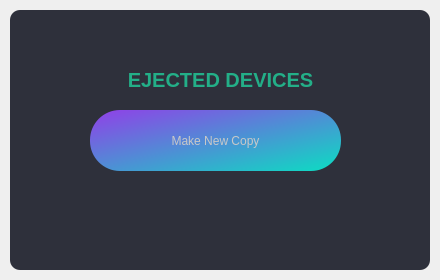
<?xml version="1.0" encoding="UTF-8"?>
<ui version="4.0">
 <class>MainWindow</class>
 <widget class="QMainWindow" name="MainWindow">
  <property name="geometry">
   <rect>
    <x>0</x>
    <y>0</y>
    <width>440</width>
    <height>280</height>
   </rect>
  </property>
  <property name="sizePolicy">
   <sizepolicy hsizetype="Fixed" vsizetype="Fixed">
    <horstretch>0</horstretch>
    <verstretch>0</verstretch>
   </sizepolicy>
  </property>
  <property name="minimumSize">
   <size>
    <width>440</width>
    <height>280</height>
   </size>
  </property>
  <property name="maximumSize">
   <size>
    <width>440</width>
    <height>280</height>
   </size>
  </property>
  <property name="windowTitle">
   <string>MainWindow</string>
  </property>
  <widget class="QWidget" name="newCopyWdg">
   <widget class="QFrame" name="darkBG">
    <property name="geometry">
     <rect>
      <x>10</x>
      <y>10</y>
      <width>420</width>
      <height>260</height>
     </rect>
    </property>
    <property name="styleSheet">
     <string notr="true">QFrame{
	background-color: rgb(46, 48, 59);
	color:rgb(220, 220, 220);
	border-radius: 10px;
}</string>
    </property>
    <property name="frameShape">
     <enum>QFrame::StyledPanel</enum>
    </property>
    <property name="frameShadow">
     <enum>QFrame::Raised</enum>
    </property>
    <widget class="QPushButton" name="newCoyPB">
     <property name="geometry">
      <rect>
       <x>80</x>
       <y>100</y>
       <width>251</width>
       <height>61</height>
      </rect>
     </property>
     <property name="styleSheet">
      <string notr="true">QPushButton {
    background-color: qlineargradient(spread:pad, x1:0, y1:0, x2:1, y2:1, stop:0 rgba(0, 0, 0, 255), stop:0.0138249 rgba(0, 0, 0, 255), stop:0.0184332 rgba(143, 66, 231, 255), stop:0.976959 rgba(14, 218, 195, 255), stop:1 rgba(255, 255, 255, 255));
	color: rgb(200, 200, 200);
	border-style: none;
	border-radius: 30px;
	text-align: center;
}
QPushButton::pressed {
    background-color: qlineargradient(spread:pad, x1:0, y1:0, x2:1, y2:1, stop:0 rgba(222, 151, 255, 255), stop:1 rgba(54, 237, 216, 255));
	color: rgb(200, 200, 200);
	border-style: none;
	border-radius: 30px;
	text-align: center;
}</string>
     </property>
     <property name="text">
      <string>Make New Copy</string>
     </property>
     <property name="shortcut">
      <string>Return</string>
     </property>
    </widget>
    <widget class="QLabel" name="ejectedLb">
     <property name="geometry">
      <rect>
       <x>0</x>
       <y>50</y>
       <width>421</width>
       <height>41</height>
      </rect>
     </property>
     <property name="font">
      <font>
       <pointsize>15</pointsize>
      </font>
     </property>
     <property name="styleSheet">
      <string notr="true">color: rgb(35, 175, 136);</string>
     </property>
     <property name="text">
      <string>&lt;strong&gt;EJECTED DEVICES</string>
     </property>
     <property name="alignment">
      <set>Qt::AlignCenter</set>
     </property>
    </widget>
   </widget>
  </widget>
 </widget>
 <resources/>
 <connections/>
</ui>
